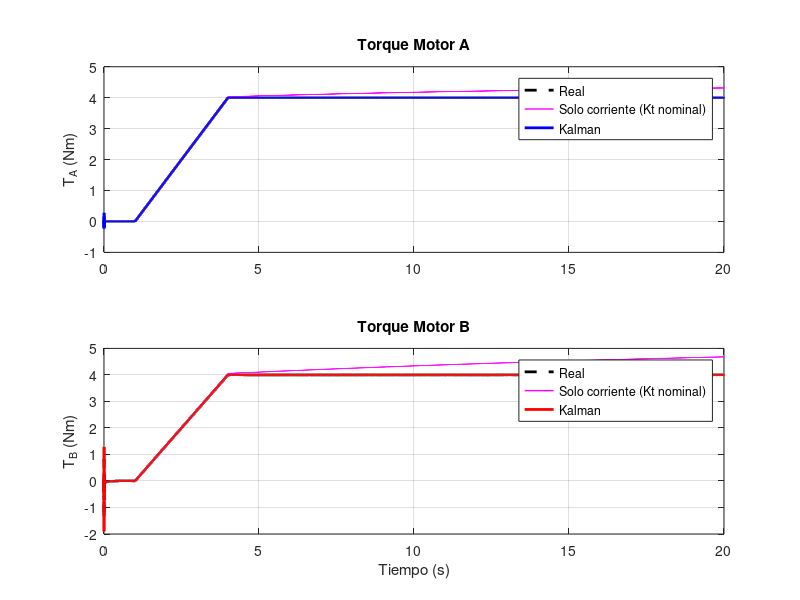
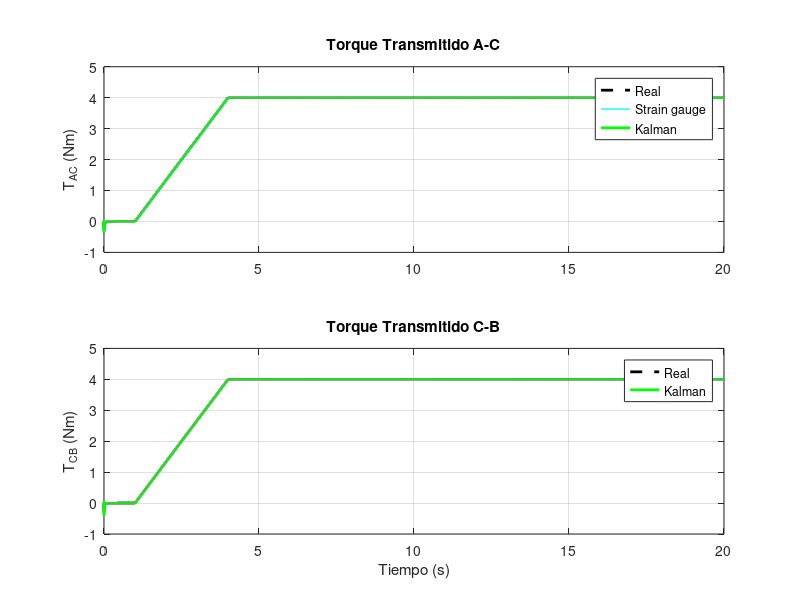
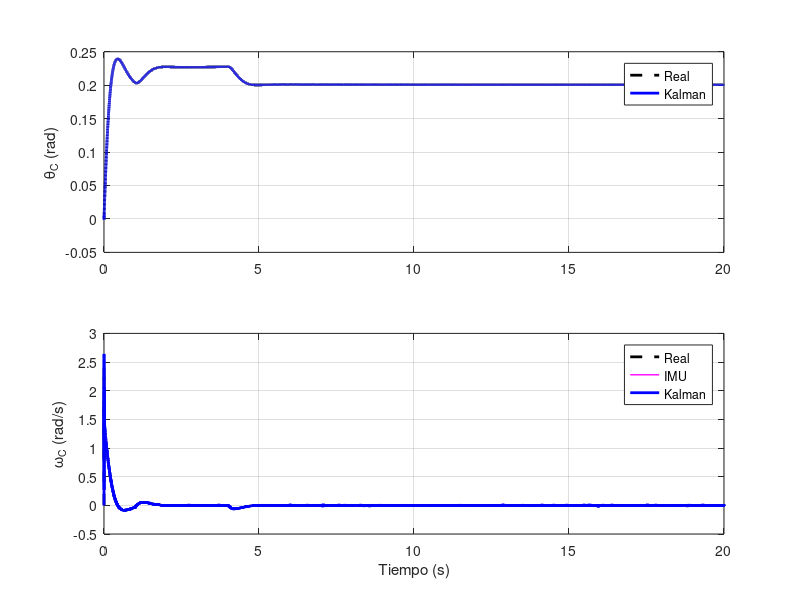

Here is the MATLAB script that generated these plots, in order:
% =========================================================================
% SIMULACIÓN COMPLETA: SISTEMA DE 3 INERCIAS CON DERIVA TÉRMICA Y KALMAN
% =========================================================================
clc; clear; close all;

%% 1. PARÁMETROS MECÁNICOS Y ELÉCTRICOS
d = 0.005; 
L = 0.15; 
G = 79.3e9;
J_polar = (pi * d^4) / 32;
k_full = (G * J_polar) / L;      % Rigidez del eje completo
c_full = 0.05;                   % Amortiguamiento de referencia

% Tramos divididos por la aleta central (L/2 -> 2x rigidez)
k1 = 2*k_full;  c1 = 2*c_full;   % Tramo Motor A -> C
k2 = 2*k_full;  c2 = 2*c_full;   % Tramo C -> Motor B

J_A = 4e-4;    % Motor A [kg*m^2]
J_B = 3e-4;    % Motor B [kg*m^2]
J_C = 5e-5;    % Eje + aleta central [kg*m^2]

% Fricción viscosa de rodamientos
b_A = 0.02;    % Motor A [Nms/rad]
b_B = 0.02;    % Motor B [Nms/rad]

% Constantes de torque nominables
Kt_A = 0.06;   % Motor A [Nm/A]
Kt_B = 0.05;   % Motor B [Nm/A]

% FRECUENCIAS NATURALES (Matriz M y K)
M = diag([J_A, J_C, J_B]);
K = [ k1,      -k1,      0;
      -k1,   k1+k2,    -k2;
        0,     -k2,     k2];

[~, Dlam] = eig(K, M);
fn_all = sort(sqrt(max(diag(Dlam),0)) / (2*pi));   % Incluye modo rígido (~0 Hz)
fn1 = fn_all(2);   % Primer modo elástico
fn2 = fn_all(3);   % Segundo modo elástico

% ANCHOS DE BANDA Y ELECTRONICA [Hz]
bw_driver       = 200;
bw_encoder      = 500;
bw_imu          = 150;
bw_strain       = 30;
bw_current_filt = 500;

fprintf('=== PARÁMETROS MECÁNICOS CARGADOS ===\n');
fprintf('Rigidez k1 (A-C): %.2f Nm/rad | Rigidez k2 (C-B): %.2f Nm/rad\n', k1, k2);
fprintf('Frecuencias naturales: Modo Rígido = %.2f Hz | Modo 1 = %.2f Hz | Modo 2 = %.2f Hz\n\n', ...
    fn_all(1), fn1, fn2);


%% 2. CONFIGURACIÓN TEMPORAL Y PERFIL DE TORQUE ABIERTO
fs_sim = 5000; 
dt_sim = 1/fs_sim; 
T_sim = 20;   % 20 segundos de simulación
t = (0:dt_sim:T_sim-dt_sim)'; 
N = length(t);

% PERFIL DE TORQUE DEL MOTOR A (Carga, Open-loop)
t_ramp_ini = 1.0; 
t_ramp_fin = 4.0;
idx_r1 = find(t >= t_ramp_ini, 1, 'first');
idx_r2 = find(t >= t_ramp_fin, 1, 'first');

T_A_ref = zeros(N,1);
T_A_ref(idx_r1:idx_r2) = linspace(0, 4.0, idx_r2-idx_r1+1)';
T_A_ref(idx_r2:end) = 4.0;

% DINÁMICA DEL DRIVER DEL MOTOR A (Prueba Lazo Abierto)
I_A_ref = T_A_ref / Kt_A;
tau_drv = 1/(2*pi*bw_driver);       
alpha_drv = dt_sim / (tau_drv + dt_sim);        

I_A_true = zeros(N,1);
for i = 2:N
    I_A_true(i) = I_A_true(i-1) + alpha_drv*(I_A_ref(i) - I_A_true(i-1));
end

% DERIVA TÉRMICA DE Kt (Prueba Lazo Abierto)
I_A_rated = 4.0 / Kt_A;        
tau_thermal = 10;              
alpha_th = dt_sim / (tau_thermal + dt_sim);
kt_drift_A = 0.08;             

heatA = zeros(N,1);
for i = 2:N
    heatA(i) = heatA(i-1) + alpha_th*((I_A_true(i)/I_A_rated)^2 - heatA(i-1));
end

Kt_A_actual = Kt_A * (1 - kt_drift_A*heatA);
T_A_true = Kt_A_actual .* I_A_true;   

fprintf('=== PERFIL Y DERIVA TÉRMICA (LAZO ABIERTO) ===\n');
fprintf('Vector de tiempo (N): %d muestras (dt = %.4f s)\n', N, dt_sim);
fprintf('Torque de referencia final: %.2f Nm\n', T_A_ref(end));
fprintf('Kt_A nominal: %.4f Nm/A | Kt_A final degradado: %.4f Nm/A\n', Kt_A, Kt_A_actual(end));
fprintf('Torque real final aplicado (con deriva): %.4f Nm\n\n', T_A_true(end));


%% 3. INICIALIZACIÓN LAZO CERRADO Y FILTRO DE KALMAN
% --- Planta Mecánica (6 estados) ---
Ac6 = [0, 1, 0, 0, 0, 0;
      -k1/J_A, -(c1+b_A)/J_A,  k1/J_A,  c1/J_A, 0, 0;
       0, 0, 0, 1, 0, 0;
       k1/J_C,  c1/J_C, -(k1+k2)/J_C, -(c1+c2)/J_C,  k2/J_C,  c2/J_C;
       0, 0, 0, 0, 0, 1;
       0, 0, k2/J_B, c2/J_B, -k2/J_B, -(c2+b_B)/J_B];
Bc6 = [0,0; 1/J_A,0; 0,0; 0,0; 0,0; 0,-1/J_B];
Maug6d = expm([Ac6, Bc6; zeros(2, 8)]*dt_sim);
Ad6 = Maug6d(1:6, 1:6); 
Bd6 = Maug6d(1:6, 7:8);

% Reinicio de vectores para el lazo cerrado
x6 = zeros(6, N);
I_A_true = zeros(N,1); T_A_true = zeros(N,1); 
I_B_true = zeros(N,1); T_B_true = zeros(N,1);
heatA = zeros(N,1); heatB = zeros(N,1);
I_A_rated = 4.0/Kt_A; I_B_rated = 3.0/Kt_B;
kt_drift_B = 0.08;

% --- FILTRO DE KALMAN (12 estados) ---
Ac8 = [0, 1, 0, 0, 0, 0, 0, 0;
      -k1/J_A, -(c1+b_A)/J_A,  k1/J_A,  c1/J_A, 0, 0, 1/J_A, 0; 
       0, 0, 0, 1, 0, 0, 0, 0;
       k1/J_C,  c1/J_C, -(k1+k2)/J_C, -(c1+c2)/J_C,  k2/J_C,  c2/J_C, 0, 0;
       0, 0, 0, 0, 0, 1, 0, 0;
       0, 0, k2/J_B, c2/J_B, -k2/J_B, -(c2+b_B)/J_B, 0, -1/J_B; 
       0, 0, 0, 0, 0, 0, 0, 0;
       0, 0, 0, 0, 0, 0, 0, 0];

nx = 12; 
Ac12 = zeros(nx,nx);
Ac12(1:8,1:8) = Ac8;
tau_imu_c = 1/(2*pi*bw_imu); 
tau_sg_c = 1/(2*pi*bw_strain);
Ac12(11,4) = 1/tau_imu_c; 
Ac12(11,11) = -1/tau_imu_c;
Ac12(12,1) = k1/tau_sg_c;
Ac12(12,3) = -k1/tau_sg_c;
Ac12(12,2) = c1/tau_sg_c; 
Ac12(12,4) = -c1/tau_sg_c; 
Ac12(12,12) = -1/tau_sg_c;
Adk = expm(Ac12*dt_sim);

H = zeros(6,nx); 
H(1,1) = 1; H(2,5) = 1; 
H(3,7) = 1; H(3,9) = 1;   
H(4,8) = 1; H(4,10) = 1;  
H(5,11) = 1; H(6,12) = 1; 

noise_encoder_std = 0.001; noise_current_std = 0.03;
noise_gyro_std = 0.02; noise_strain_std = 0.005;

tau_enc = 1/(2*pi*bw_encoder); alpha_enc = dt_sim/(tau_enc+dt_sim);
tau_cs = 1/(2*pi*bw_current_filt); alpha_cs = dt_sim/(tau_cs+dt_sim);
tau_imu = 1/(2*pi*bw_imu); alpha_imu = dt_sim/(tau_imu+dt_sim);
tau_sg = 1/(2*pi*bw_strain); alpha_sg = dt_sim/(tau_sg+dt_sim);

var_enc = noise_encoder_std^2 * alpha_enc/(2-alpha_enc);
var_IA = noise_current_std^2 * alpha_cs/(2-alpha_cs);
var_imu = noise_gyro_std^2 * alpha_imu/(2-alpha_imu);
var_sg = noise_strain_std^2 * alpha_sg/(2-alpha_sg);

R = diag([var_enc, var_enc, (Kt_A^2)*var_IA, (Kt_B^2)*var_IA, var_imu, var_sg]);
Q = diag([1e-10, 5e-5, 1e-10, 5e-5, 1e-10, 5e-5, 0.01*dt_sim, 0.01*dt_sim, 1e-5*dt_sim, 1e-5*dt_sim, 1e-8, 1e-8]);

x_est = zeros(nx,1);
P = diag([1e-4, 1, 1e-4, 1, 1e-4, 1, 10, 10, 1, 1, 1, 1]);

X_hist = zeros(nx, N);
thetaA_meas = zeros(N,1); thetaB_meas = zeros(N,1);
TA_current_est = zeros(N,1); TB_current_est = zeros(N,1);
omegaC_meas = zeros(N,1); SG_meas = zeros(N,1);
T_A_cmd = zeros(N,1);

IA_meas = 0; IB_meas = 0; 

Kp_pos = 15; Ki_pos = 50; Kd_pos = 2.0; 
integral_max = 10; theta_C_target = 0.2; theta_err_int = 0;


%% LIMITES DE SEGURIDAD (FAIL SAFES)
max_angle_rad = 135 * (pi / 180);       % +/- 135 grados
max_speed_rads = 1000 * (2*pi / 60);    % 1000 RPM (Límite angular absoluto)
max_torque_Nm = 8.0;                    % 8 Nm (Límite para torque aplicado y transmitido)
system_fault = false;
fault_time = NaN;


%% 4. BUCLE EN TIEMPO REAL (Simulación Lazo Cerrado)
for i = 2:N
    
    % --- VERIFICACIÓN DE SEGURIDAD ---
    if ~system_fault
        % Torques transmitidos mecánicamente en la iteración anterior
        T_AC_prev = k1*(x6(1,i-1)-x6(3,i-1)) + c1*(x6(2,i-1)-x6(4,i-1));
        T_CB_prev = k2*(x6(3,i-1)-x6(5,i-1)) + c2*(x6(4,i-1)-x6(6,i-1));
        
        % Revisamos ángulos, velocidades y todos los torques (eléctricos y mecánicos)
        if abs(x6(1,i-1)) >= max_angle_rad || abs(x6(5,i-1)) >= max_angle_rad || ...
           abs(x6(2,i-1)) >= max_speed_rads || abs(x6(6,i-1)) >= max_speed_rads || ...
           abs(T_A_true(i-1)) >= max_torque_Nm || abs(T_B_true(i-1)) >= max_torque_Nm || ...
           abs(T_AC_prev) >= max_torque_Nm || abs(T_CB_prev) >= max_torque_Nm
       
            system_fault = true;
            fault_time = t(i);
        end
    end

    % --- LÓGICA DE CONTROL VS FALLA ---
    if system_fault
        T_A_cmd(i) = 0;
        I_A_ref_i = 0;
        T_B_cmd_i = 0;
        I_B_ref_i = 0;
    else
        % Control Motor A (Feedforward + Compensación)
        biasA_estimado = x_est(9); 
        T_A_cmd(i) = T_A_ref(i) + biasA_estimado; 
        I_A_ref_i = T_A_cmd(i) / Kt_A;
        
        % Control Motor B (Lazo Cerrado PID)
        theta_err = theta_C_target - x6(3,i-1);
        theta_err_int = max(min(theta_err_int + dt_sim*theta_err, integral_max), -integral_max);
        T_B_cmd_i = -(Kp_pos*theta_err + Ki_pos*theta_err_int + Kd_pos*(0 - x6(4,i-1)));
        I_B_ref_i = T_B_cmd_i / Kt_B;
    end
    
    % Dinámica compartida (funciona igual ya sea control activo o cortado a 0)
    I_A_true(i) = I_A_true(i-1) + alpha_drv*(I_A_ref_i - I_A_true(i-1));
    heatA(i) = heatA(i-1) + alpha_th*((I_A_true(i)/I_A_rated)^2 - heatA(i-1));
    Kt_A_actual = Kt_A * (1 - kt_drift_A*heatA(i));
    T_A_true(i) = Kt_A_actual * I_A_true(i);

    I_B_true(i) = I_B_true(i-1) + alpha_drv*(I_B_ref_i - I_B_true(i-1));
    heatB(i) = heatB(i-1) + alpha_th*((I_B_true(i)/I_B_rated)^2 - heatB(i-1));
    Kt_B_actual = Kt_B * (1 - kt_drift_B*heatB(i));
    T_B_true(i) = Kt_B_actual * I_B_true(i);

    u_plant = [T_A_true(i); T_B_true(i)];

    % Avance de la Planta Física
    x6(:,i) = Ad6*x6(:,i-1) + Bd6*u_plant; 
    
    theta_A_true_i = x6(1,i); omega_A_true_i = x6(2,i);
    theta_C_true_i = x6(3,i); omega_C_true_i = x6(4,i);
    theta_B_true_i = x6(5,i); omega_B_true_i = x6(6,i);
    T_AC_true_i = k1*(theta_A_true_i-theta_C_true_i) + c1*(omega_A_true_i-omega_C_true_i);

    % Sensores (Ruido + Filtro Digital)
    thA_raw = theta_A_true_i + noise_encoder_std*randn;
    thB_raw = theta_B_true_i + noise_encoder_std*randn;
    thetaA_meas(i) = thetaA_meas(i-1) + alpha_enc*(thA_raw - thetaA_meas(i-1));
    thetaB_meas(i) = thetaB_meas(i-1) + alpha_enc*(thB_raw - thetaB_meas(i-1));

    IA_raw = I_A_true(i) + noise_current_std*randn;
    IB_raw = I_B_true(i) + noise_current_std*randn;
    IA_meas = IA_meas + alpha_cs*(IA_raw - IA_meas);
    IB_meas = IB_meas + alpha_cs*(IB_raw - IB_meas);
    TA_current_est(i) = Kt_A * IA_meas;
    TB_current_est(i) = Kt_B * IB_meas;

    wC_raw = omega_C_true_i + noise_gyro_std*randn;
    omegaC_meas(i) = omegaC_meas(i-1) + alpha_imu*(wC_raw - omegaC_meas(i-1));

    SG_raw = T_AC_true_i + noise_strain_std*randn;
    SG_meas(i) = SG_meas(i-1) + alpha_sg*(SG_raw - SG_meas(i-1));

    % Filtro de Kalman
    x_pred = Adk*x_est;
    P_pred = Adk*P*Adk' + Q;
    z = [thetaA_meas(i); thetaB_meas(i); TA_current_est(i); TB_current_est(i); omegaC_meas(i); SG_meas(i)];
         
    y_innov = z - H*x_pred;
    S = H*P_pred*H' + R;
    K = (P_pred*H') / S;

    x_est = x_pred + K*y_innov;
    P = (eye(nx) - K*H)*P_pred;
    X_hist(:,i) = x_est;
end

% Cálculos derivados
thetaA_kf = X_hist(1,:)'; omegaA_kf = X_hist(2,:)';
thetaC_kf = X_hist(3,:)'; omegaC_kf = X_hist(4,:)';
thetaB_kf = X_hist(5,:)'; omegaB_kf = X_hist(6,:)';
T_A_kf    = X_hist(7,:)'; T_B_kf    = X_hist(8,:)';
biasA_kf  = X_hist(9,:)'; biasB_kf  = X_hist(10,:)';

T_AC_kf = k1*(thetaA_kf-thetaC_kf) + c1*(omegaA_kf-omegaC_kf);
T_CB_kf = k2*(thetaC_kf-thetaB_kf) + c2*(omegaC_kf-omegaB_kf);

theta_C_true = x6(3,:)'; omega_C_true = x6(4,:)';
T_AC_true = k1*(x6(1,:)'-x6(3,:)') + c1*(x6(2,:)'-x6(4,:)');
T_CB_true = k2*(x6(3,:)'-x6(5,:)') + c2*(x6(4,:)'-x6(6,:)');

biasA_true = TA_current_est - T_A_true;
biasB_true = TB_current_est - T_B_true;

fprintf('=== SIMULACIÓN CON COMPENSACIÓN DE KALMAN CONCLUIDA ===\n');
fprintf('Torque de referencia solicitado: %.2f Nm\n', T_A_ref(end));
fprintf('Torque real entregado por Motor A: %.4f Nm (Lazo cerrado compensado)\n', T_A_true(end));
fprintf('Sesgo térmico estimado por Kalman: %.4f Nm\n\n', biasA_kf(end));


%% 5. GRÁFICOS Y MÉTRICAS
% Figura 1: Torques
figure('Name', 'Torque Motor A y Motor B', 'Color', 'w', 'Position', [50,50,950,700]);
subplot(2,1,1);
plot(t, T_A_true, 'k--', 'LineWidth', 2); hold on;
plot(t, TA_current_est, 'm', 'LineWidth', 1); plot(t, T_A_kf, 'b', 'LineWidth', 2);
if system_fault, xline(fault_time, 'r--', 'HandleVisibility', 'off'); end
ylabel('T_A (Nm)'); grid on; xlim([0 T_sim]);
legend('Real', 'Solo corriente (Kt nominal)', 'Kalman', 'Location', 'best'); title('Torque Motor A');
subplot(2,1,2);
plot(t, T_B_true, 'k--', 'LineWidth', 2); hold on;
plot(t, TB_current_est, 'm', 'LineWidth', 1); plot(t, T_B_kf, 'r', 'LineWidth', 2);
if system_fault, xline(fault_time, 'r--', 'HandleVisibility', 'off'); end
ylabel('T_B (Nm)'); xlabel('Tiempo (s)'); grid on; xlim([0 T_sim]);
legend('Real', 'Solo corriente (Kt nominal)', 'Kalman', 'Location', 'best'); title('Torque Motor B');

% Figura 2: Torque Transmitido
figure('Name', 'Torque Transmitido', 'Color', 'w', 'Position', [70,70,950,700]);
subplot(2,1,1);
plot(t, T_AC_true, 'k--', 'LineWidth', 2); hold on;
plot(t, SG_meas, 'c', 'LineWidth', 1); plot(t, T_AC_kf, 'g', 'LineWidth', 2);
if system_fault, xline(fault_time, 'r--', 'HandleVisibility', 'off'); end
ylabel('T_{AC} (Nm)'); grid on; xlim([0 T_sim]);
legend('Real', 'Strain gauge', 'Kalman', 'Location', 'best'); title('Torque Transmitido A-C');
subplot(2,1,2);
plot(t, T_CB_true, 'k--', 'LineWidth', 2); hold on; plot(t, T_CB_kf, 'g', 'LineWidth', 2);
if system_fault, xline(fault_time, 'r--', 'HandleVisibility', 'off'); end
ylabel('T_{CB} (Nm)'); xlabel('Tiempo (s)'); grid on; xlim([0 T_sim]);
legend('Real', 'Kalman', 'Location', 'best'); title('Torque Transmitido C-B');

% Figura 3: Cinemática
figure('Name', 'Cinemática Disco C', 'Color', 'w', 'Position', [90,90,950,700]);
subplot(2,1,1);
plot(t, theta_C_true, 'k--', 'LineWidth', 2); hold on; plot(t, thetaC_kf, 'b', 'LineWidth', 2);
if system_fault, xline(fault_time, 'r--', 'HandleVisibility', 'off'); end
ylabel('\theta_C (rad)'); grid on; xlim([0 T_sim]); legend('Real', 'Kalman', 'Location', 'best');
subplot(2,1,2);
plot(t, omega_C_true, 'k--', 'LineWidth', 2); hold on;
plot(t, omegaC_meas, 'm', 'LineWidth', 1); plot(t, omegaC_kf, 'b', 'LineWidth', 2);
if system_fault, xline(fault_time, 'r--', 'HandleVisibility', 'off'); end
ylabel('\omega_C (rad/s)'); xlabel('Tiempo (s)'); grid on; xlim([0 T_sim]); legend('Real', 'IMU', 'Kalman');

% Métricas
rmse = @(e) sqrt(mean(e.^2));
mejora = @(rmse_crudo, rmse_kf) ((rmse_crudo - rmse_kf)/rmse_crudo)*100;

fprintf('=== MÉTRICAS DE DESEMPEÑO ===\n');
fprintf('T_A - RMSE corriente: %.4f Nm | RMSE Kalman: %.4f Nm | Mejora: %.2f %%\n', ...
    rmse(TA_current_est - T_A_true), rmse(T_A_kf - T_A_true), mejora(rmse(TA_current_est - T_A_true), rmse(T_A_kf - T_A_true)));
fprintf('T_B - RMSE corriente: %.4f Nm | RMSE Kalman: %.4f Nm | Mejora: %.2f %%\n', ...
    rmse(TB_current_est - T_B_true), rmse(T_B_kf - T_B_true), mejora(rmse(TB_current_est - T_B_true), rmse(T_B_kf - T_B_true)));
fprintf('--- Torque Transmitido ---\n');
fprintf('T_AC - RMSE strain: %.4f Nm | RMSE Kalman: %.4f Nm | Mejora: %.2f %%\n', ...
    rmse(SG_meas - T_AC_true), rmse(T_AC_kf - T_AC_true), mejora(rmse(SG_meas - T_AC_true), rmse(T_AC_kf - T_AC_true)));
fprintf('T_CB - RMSE Kalman (sin sensor): %.4f Nm\n', rmse(T_CB_kf - T_CB_true));
fprintf('==============================\n\n');

fprintf('=== EVALUACIÓN DE ANCHO DE BANDA ===\n');
bw_ctrl_loop = sqrt(Kp_pos/J_B)/(2*pi);
fprintf('Ancho de banda del lazo de control de B: %.2f Hz\n', bw_ctrl_loop);

if bw_driver > 5*bw_ctrl_loop
    fprintf('>> OK: Driver (%d Hz) > 5x ancho de banda de control (%.2f Hz).\n', bw_driver, bw_ctrl_loop);
else
    fprintf('>> ALERTA: Driver (%d Hz) podría limitar el control.\n', bw_driver);
end

if bw_encoder > 5*fn1
    fprintf('>> OK: Encoders (%d Hz) resuelven fn1 (BW > 5x fn1).\n', bw_encoder);
else
    fprintf('>> ALERTA: Encoders (%d Hz) podrían no resolver fn1.\n', bw_encoder);
end

if bw_current_filt > 5*fn1
    fprintf('>> OK: Filtro corriente (%d Hz) resuelve fn1 (BW > 5x fn1).\n', bw_current_filt);
else
    fprintf('>> ALERTA: Filtro corriente (%d Hz) podría no resolver fn1.\n', bw_current_filt);
end
fprintf('=====================================================\n\n');

fprintf('=== ESTADO DE SEGURIDAD (FAIL SAFES) ===\n');
if system_fault
    fprintf('!!! ADVERTENCIA: Se disparó un FAIL SAFE a los %.3f segundos !!!\n', fault_time);
    fprintf('Causa: Se superó un límite crítico de ángulo, velocidad o torque (%.1f Nm).\n', max_torque_Nm);
else
    fprintf('Estado: OK. No se detectaron violaciones a los límites angulares, cinemáticos ni de torque.\n');
end
fprintf('=====================================================\n');
